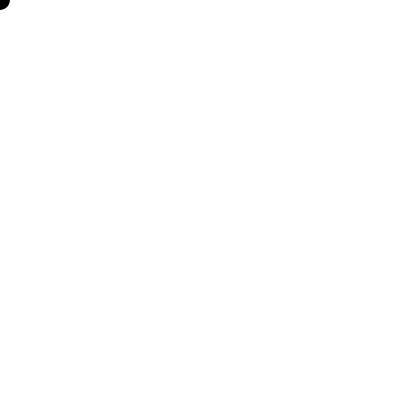
Frame 1 (no input)
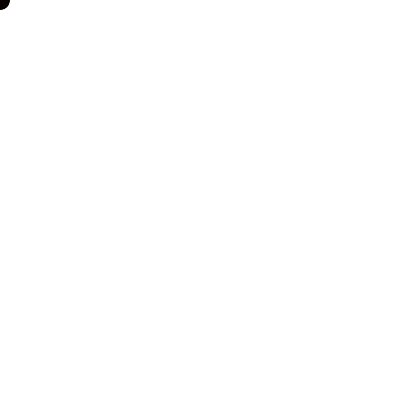
Frame 60 (the mouse pressed at the canvas centre just before this capture)
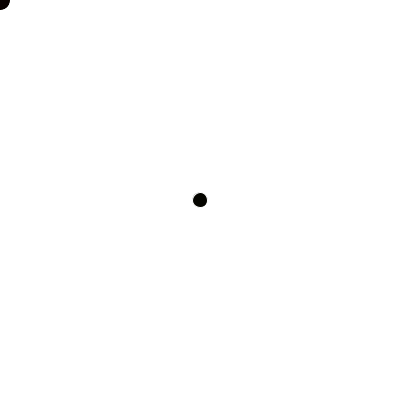
Frame 120 (the mouse held since frame 60 and released just before this capture)

The Processing sketch that drew these frames (run headless with seeded random() and noise(); from frame 60 on, the mouse is pressed at the canvas centre):

// Processing sketch: processing_40758
// ── processing_40758.pde


int thisTime = millis();
int pressed = 0;

/////////////////////////////////

void setup() {
  size (400, 400);
  background (255);
  smooth();
}

/////////////////////////////////

void draw() {
  stroke (255);
  smooth();

  thisTime = millis()-pressed;
  //println("ThisTime: "+thisTime+" Pressed: "+pressed);
  int dimension =thisTime/100;
  fill(random(dimension),random(dimension),-random(dimension));

  if(mousePressed) 
    ellipse (mouseX,mouseY,dimension+5,dimension+5);
  else ellipse (mouseX,mouseY,20,20);
}
 
/////////////////////////////////
 void mousePressed() {
      pressed=millis();
  }
       
                
